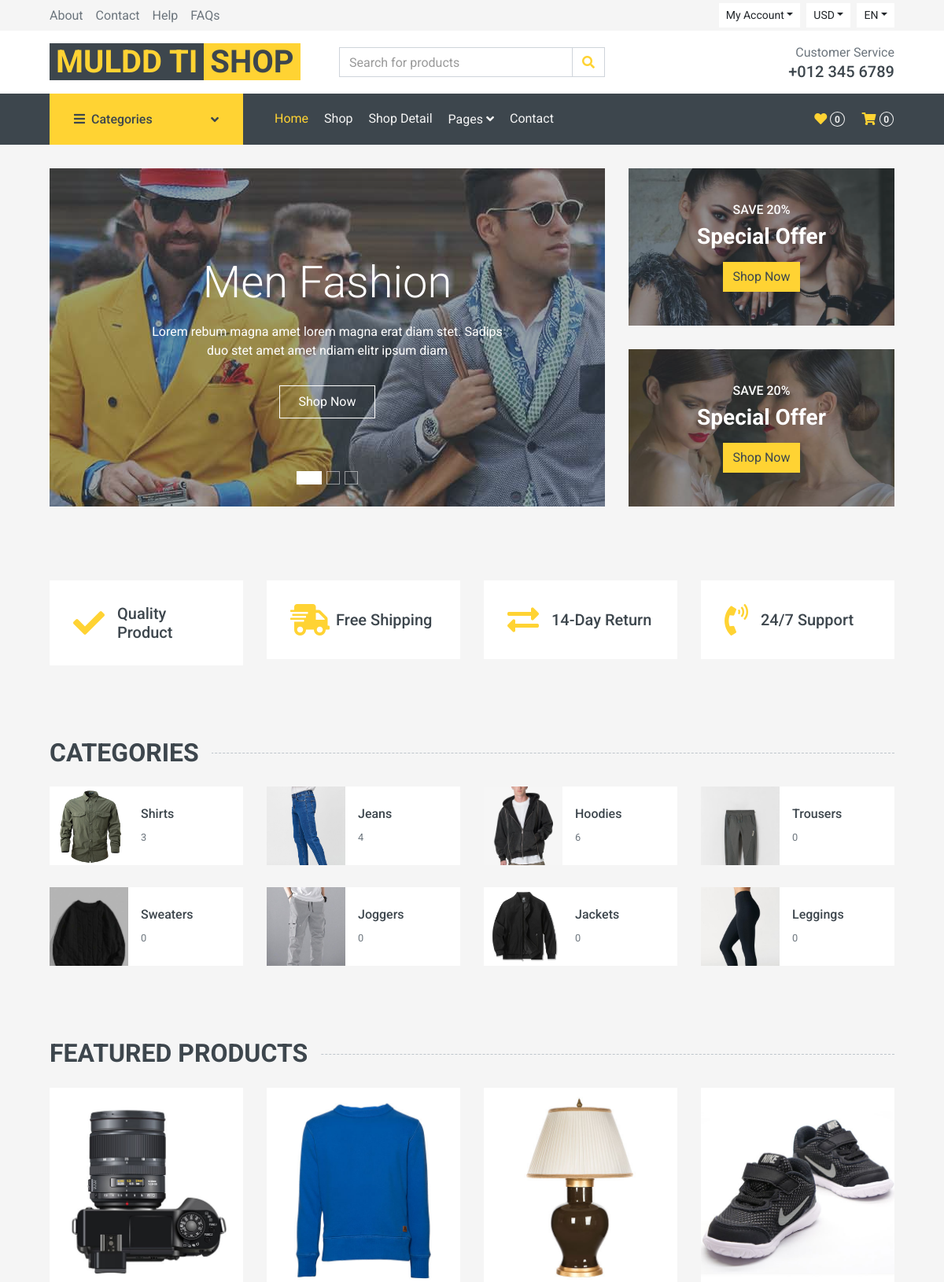
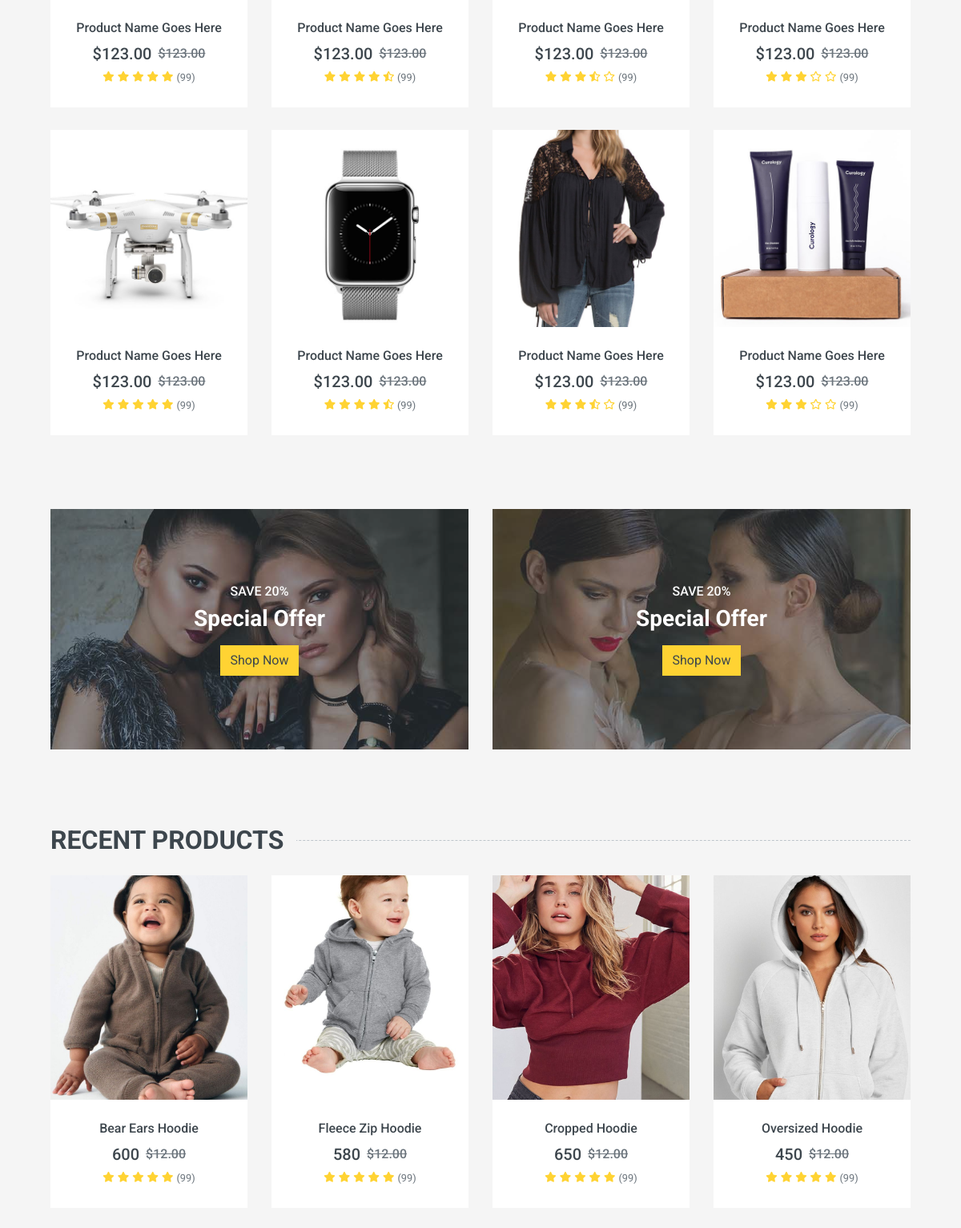
The page /User/index.php (upper part) on the database its author committed (2 pictures, top to bottom).
### tables this page shows
CREATE TABLE `categories` (
  `id` int(11) NOT NULL,
  `category_name` varchar(255) NOT NULL,
  `category_image` varchar(255) NOT NULL
);

CREATE TABLE `product` (
  `product_id` int(11) NOT NULL,
  `name` varchar(250) NOT NULL,
  `description` varchar(250) NOT NULL,
  `image` varchar(255) NOT NULL,
  `price` int(250) NOT NULL,
  `additional_description` longtext NOT NULL,
  `gender` enum('male','female','baby') NOT NULL,
  `cat_id` int(11) NOT NULL COMMENT '1="shirts"',
  `color_id` int(11) DEFAULT NULL
);

### User/index.php (the view, shortened to what the rows shown need)
<?php
include_once 'includes/header.php';
include_once 'includes/navbar.php';
?>
<div class="container-fluid mb-3">
    <div class="row px-xl-5">
        <div class="col-lg-8">
            <div id="header-carousel" class="carousel slide carousel-fade mb-30 mb-lg-0" data-ride="carousel">
                <div class="carousel-inner">
                    <div class="carousel-item position-relative active" style="height: 430px;">
                        <div class="carousel-caption d-flex flex-column align-items-center justify-content-center">
                            <div class="p-3" style="max-width: 700px;">
                                <h1 class="display-4 text-white mb-3 animate__animated animate__fadeInDown">Men Fashion</h1>
                            </div>
                        </div>
                    </div>
                </div>
            </div>
        </div>
    </div>
</div>
<div class="container-fluid pt-5">
    <div class="row px-xl-5 pb-3">
        <div class="col-lg-3 col-md-6 col-sm-12 pb-1">
            <div class="d-flex align-items-center bg-light mb-4" style="padding: 30px;">
                <h1 class="fa fa-check text-primary m-0 mr-3"></h1>
            </div>
        </div>
        <div class="col-lg-3 col-md-6 col-sm-12 pb-1">
            <div class="d-flex align-items-center bg-light mb-4" style="padding: 30px;">
                <h1 class="fa fa-shipping-fast text-primary m-0 mr-2"></h1>
            </div>
        </div>
        <div class="col-lg-3 col-md-6 col-sm-12 pb-1">
            <div class="d-flex align-items-center bg-light mb-4" style="padding: 30px;">
                <h1 class="fas fa-exchange-alt text-primary m-0 mr-3"></h1>
            </div>
        </div>
        <div class="col-lg-3 col-md-6 col-sm-12 pb-1">
            <div class="d-flex align-items-center bg-light mb-4" style="padding: 30px;">
                <h1 class="fa fa-phone-volume text-primary m-0 mr-3"></h1>
            </div>
        </div>
    </div>
</div>
<div class="container-fluid pt-5">
    <h2 class="section-title position-relative text-uppercase mx-xl-5 mb-4"><span class="bg-secondary pr-3">Categories</span></h2>
    <div class="row px-xl-5 pb-3">
        <?php
        $category_select = "select * from categories";
        $result_select = mysqli_query($con_query, $category_select);
        if (mysqli_num_rows($result_select) > 0) {
            while ($data = mysqli_fetch_assoc($result_select)) {
                $category_id = $data['id'];
        ?>
                <div class="col-lg-3 col-md-4 col-sm-6 pb-1">
                  <a class="text-decoration-none" href="shop.php?category_name=<?php echo $data['category_name']; ?>&category_id=<?php echo $data['id']; ?>">
                        <div class="cat-item d-flex align-items-center mb-4">
                            <div class="overflow-hidden" style="width: 100px; height: 100px;">
                                <img class="img-fluid" src="../Admin/assets/img/category/<?php echo $data['category_image']; ?>" alt="">
                            </div>
                            <div class="flex-fill pl-3">
                                <h6><?php echo $data['category_name']; ?></h6>
                                <?php
                                $select_product = "SELECT COUNT(product.product_id) AS total_products
                       FROM product
                               WHERE product.cat_id = $category_id";
                                $result_product = mysqli_query($con_query, $select_product);
                                if ($result_product) {
                                    $row = mysqli_fetch_assoc($result_product);
                                    $all = $row['total_products'];
                                } else {
                                    $all = 0;
                                }
                                ?>
                                <small class="text-body"><?php echo $all; ?></small>
                            </div>
                        </div>
                    </a>
                </div>
        <?php
            }
        } else {
            echo "no record available";
        }
        ?>
    </div>
</div>
<div class="container-fluid pt-5 pb-3">
    <h2 class="section-title position-relative text-uppercase mx-xl-5 mb-4"><span class="bg-secondary pr-3">Featured Products</span></h2>
</div>
<div class="container-fluid pt-5 pb-3">
    <h2 class="section-title position-relative text-uppercase mx-xl-5 mb-4"><span class="bg-secondary pr-3">Recent Products</span></h2>
    <div class="row px-xl-5">
        <?php
        $category_select =  "SELECT * FROM product ORDER BY product_id DESC LIMIT 10";
        $result_select = mysqli_query($con_query, $category_select);
        if (mysqli_num_rows($result_select) > 0) {
            while ($data = mysqli_fetch_assoc($result_select)) {
        ?>
                <div class="col-lg-3 col-md-4 col-sm-6 pb-1">
                    <div class="product-item bg-light mb-4">
                        <div class="product-img position-relative overflow-hidden">
                            <img class="img-fluid w-100" style="max-height: 280px; object-fit: cover;" src="../Admin/assets/img/product/<?php echo $data['image']; ?>" alt="">
                            <div class="product-action">
                            </div>
                        </div>
                        <div class="text-center py-4">
                            <a class="h6 text-decoration-none text-truncate" href=""><?php echo $data['name']; ?></a>
                            <div class="d-flex align-items-center justify-content-center mt-2">
                                <h5><?php echo $data['price']; ?></h5>
                                <h6 class="text-muted ml-2"><del>$12.00</del></h6>
                            </div>
                            <div class="d-flex align-items-center justify-content-center mb-1">
                                <small class="fa fa-star text-primary mr-1"></small>
                                <small class="fa fa-star text-primary mr-1"></small>
                                <small class="fa fa-star text-primary mr-1"></small>
                                <small class="fa fa-star text-primary mr-1"></small>
                                <small class="fa fa-star text-primary mr-1"></small>
                                <small>(99)</small>
                            </div>
                        </div>
                    </div>
                </div>
        <?php
            }
        } else {
            echo "no record available";
        }
        ?>
    </div>
</div>
<?php
include_once 'includes/footer.php';
?>

### rows shown on the page
categories: category_image (picture), category_name "Shirts", all "3"
categories: category_image (picture), category_name "Jeans", all "4"
categories: category_image (picture), category_name "Hoodies", all "6"
categories: category_image (picture), category_name "Trousers", all "0"
categories: category_image (picture), category_name "Sweaters", all "0"
categories: category_image (picture), category_name "Joggers", all "0"
categories: category_image (picture), category_name "Jackets", all "0"
categories: category_image (picture), category_name "Leggings", all "0"
product: image (picture), name "Bear Ears Hoodie", price "600"
product: image (picture), name "Fleece Zip Hoodie", price "580"
product: image (picture), name "Cropped Hoodie", price "650"
product: image (picture), name "Oversized Hoodie", price "450"
